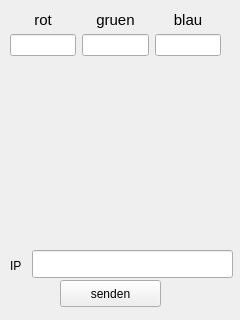
<?xml version="1.0" encoding="UTF-8"?>
<ui version="4.0">
 <class>KuechenlichtForm</class>
 <widget class="QWidget" name="KuechenlichtForm">
  <property name="geometry">
   <rect>
    <x>0</x>
    <y>0</y>
    <width>240</width>
    <height>320</height>
   </rect>
  </property>
  <property name="windowTitle">
   <string>Form</string>
  </property>
  <widget class="QPushButton" name="sendeButton">
   <property name="geometry">
    <rect>
     <x>60</x>
     <y>280</y>
     <width>101</width>
     <height>27</height>
    </rect>
   </property>
   <property name="text">
    <string>senden</string>
   </property>
  </widget>
  <widget class="QLineEdit" name="lineEditIP">
   <property name="geometry">
    <rect>
     <x>32</x>
     <y>250</y>
     <width>201</width>
     <height>28</height>
    </rect>
   </property>
  </widget>
  <widget class="QLabel" name="label_4">
   <property name="geometry">
    <rect>
     <x>10</x>
     <y>250</y>
     <width>21</width>
     <height>31</height>
    </rect>
   </property>
   <property name="text">
    <string>IP</string>
   </property>
  </widget>
  <widget class="QWidget" name="">
   <property name="geometry">
    <rect>
     <x>10</x>
     <y>10</y>
     <width>211</width>
     <height>20</height>
    </rect>
   </property>
   <layout class="QHBoxLayout" name="horizontalLayout">
    <item>
     <widget class="QLabel" name="label">
      <property name="text">
       <string>&lt;!DOCTYPE HTML PUBLIC &quot;-//W3C//DTD HTML 4.0//EN&quot; &quot;http://www.w3.org/TR/REC-html40/strict.dtd&quot;&gt;
&lt;html&gt;&lt;head&gt;&lt;meta name=&quot;qrichtext&quot; content=&quot;1&quot; /&gt;&lt;style type=&quot;text/css&quot;&gt;
p, li { white-space: pre-wrap; }
&lt;/style&gt;&lt;/head&gt;&lt;body style=&quot; font-family:'Cantarell'; font-size:11pt; font-weight:400; font-style:normal;&quot;&gt;
&lt;p align=&quot;center&quot; style=&quot; margin-top:0px; margin-bottom:0px; margin-left:0px; margin-right:0px; -qt-block-indent:0; text-indent:0px;&quot;&gt;rot&lt;/p&gt;&lt;/body&gt;&lt;/html&gt;</string>
      </property>
     </widget>
    </item>
    <item>
     <widget class="QLabel" name="label_2">
      <property name="text">
       <string>&lt;!DOCTYPE HTML PUBLIC &quot;-//W3C//DTD HTML 4.0//EN&quot; &quot;http://www.w3.org/TR/REC-html40/strict.dtd&quot;&gt;
&lt;html&gt;&lt;head&gt;&lt;meta name=&quot;qrichtext&quot; content=&quot;1&quot; /&gt;&lt;style type=&quot;text/css&quot;&gt;
p, li { white-space: pre-wrap; }
&lt;/style&gt;&lt;/head&gt;&lt;body style=&quot; font-family:'Cantarell'; font-size:11pt; font-weight:400; font-style:normal;&quot;&gt;
&lt;p align=&quot;center&quot; style=&quot; margin-top:0px; margin-bottom:0px; margin-left:0px; margin-right:0px; -qt-block-indent:0; text-indent:0px;&quot;&gt;gruen&lt;/p&gt;&lt;/body&gt;&lt;/html&gt;</string>
      </property>
     </widget>
    </item>
    <item>
     <widget class="QLabel" name="label_3">
      <property name="text">
       <string>&lt;!DOCTYPE HTML PUBLIC &quot;-//W3C//DTD HTML 4.0//EN&quot; &quot;http://www.w3.org/TR/REC-html40/strict.dtd&quot;&gt;
&lt;html&gt;&lt;head&gt;&lt;meta name=&quot;qrichtext&quot; content=&quot;1&quot; /&gt;&lt;style type=&quot;text/css&quot;&gt;
p, li { white-space: pre-wrap; }
&lt;/style&gt;&lt;/head&gt;&lt;body style=&quot; font-family:'Cantarell'; font-size:11pt; font-weight:400; font-style:normal;&quot;&gt;
&lt;p align=&quot;center&quot; style=&quot; margin-top:0px; margin-bottom:0px; margin-left:0px; margin-right:0px; -qt-block-indent:0; text-indent:0px;&quot;&gt;blau&lt;/p&gt;&lt;/body&gt;&lt;/html&gt;</string>
      </property>
     </widget>
    </item>
   </layout>
  </widget>
  <widget class="QWidget" name="">
   <property name="geometry">
    <rect>
     <x>10</x>
     <y>30</y>
     <width>211</width>
     <height>30</height>
    </rect>
   </property>
   <layout class="QHBoxLayout" name="horizontalLayout_2">
    <item>
     <widget class="QLineEdit" name="lineEditRot"/>
    </item>
    <item>
     <widget class="QLineEdit" name="lineEditGruen"/>
    </item>
    <item>
     <widget class="QLineEdit" name="lineEditBlau"/>
    </item>
   </layout>
  </widget>
 </widget>
 <resources/>
 <connections/>
</ui>
